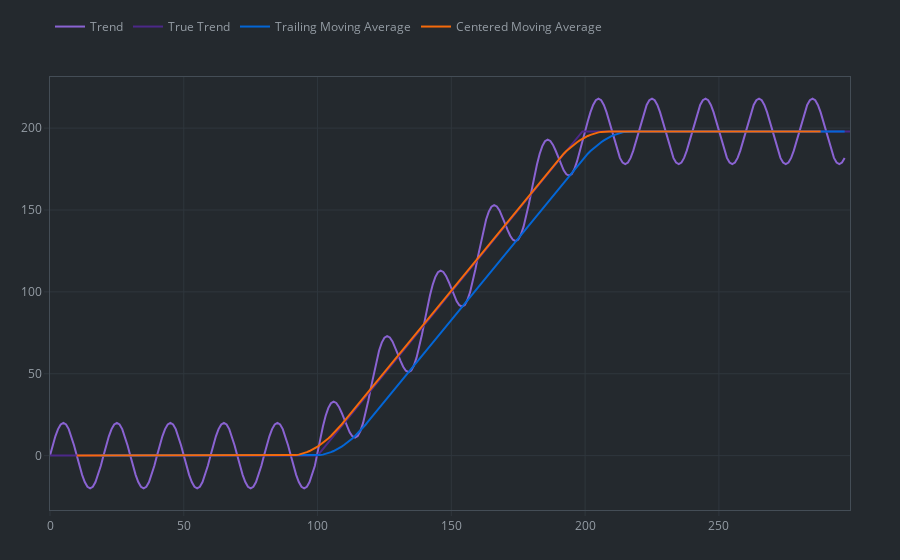

Source (notebook cell):
### Code cell
fig = go.Figure()

fig.add_trace(
    go.Scatter(
        x=sr_t,
        y=sr_piecewise_sine_wave,
        mode="lines",
        line=dict(color=COLOURS["purple"][4]),
        name="Trend",
    )
)
fig.add_trace(
    go.Scatter(
        x=sr_t,
        y=sr_piecewise_sine_wave_true,
        mode="lines",
        line=dict(color=COLOURS["purple"][7]),
        name="True Trend",
    )
)
fig.add_trace(
    go.Scatter(
        x=sr_t,
        y=sr_piecewise_sine_wave.rolling(window=window).mean(),
        mode="lines",
        line=dict(color=COLOURS["blue"][5]),
        name="Trailing Moving Average",
    )
)
fig.add_trace(
    go.Scatter(
        x=sr_t,
        # Where order 0 is a local constant fit (equivalent to a centered moving
        # average), order 1 is a linear fit, and order 2 is a quadratic fit.
        # y=savgol_filter(sr_piecewise_sine_wave, window_length=window, polyorder=0),
        y=sr_piecewise_sine_wave.rolling(window=window, center=True).mean(),
        mode="lines",
        line=dict(color=COLOURS["orange"][5]),
        name="Centered Moving Average",
    )
)

fig.show()

### Figure 1 — Plotly figure (JSON) as saved in the notebook; plotly's stock layout.template omitted (floating-point values rounded to 4 significant figures; data arrays with more than 128 entries replaced by an {"elided": "..."} marker saying what was removed)
{"data": [{"line": {"color": "#8a63d2"}, "mode": "lines", "name": "Trend", "type": "scatter", "x": {"elided": "300 int values"}, "y": {"elided": "298 float values"}}, {"line": {"color": "#4c2889"}, "mode": "lines", "name": "True Trend", "type": "scatter", "x": {"elided": "300 int values"}, "y": {"elided": "300 float values"}}, {"line": {"color": "#0366d6"}, "mode": "lines", "name": "Trailing Moving Average", "type": "scatter", "x": {"elided": "300 int values"}, "y": {"elided": "298 float values"}}, {"line": {"color": "#f66a0a"}, "mode": "lines", "name": "Centered Moving Average", "type": "scatter", "x": {"elided": "300 int values"}, "y": {"elided": "298 float values"}}], "layout": {}}
